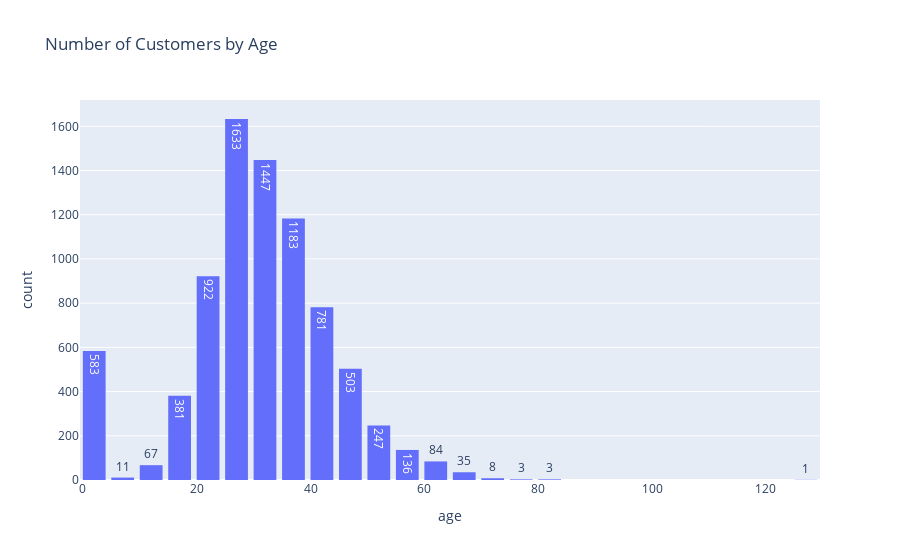

The cell this chart's notebook holds for it:
### Code cell
# customers by age
px.histogram(
    df_customers, 
    x='age', 
    title='Number of Customers by Age',
    nbins=30,
    text_auto=True
).update_layout(bargap=0.2)

### Figure 1 — Plotly figure (JSON) as saved in the notebook; plotly's stock layout.template omitted (floating-point values rounded to 4 significant figures; data arrays with more than 128 entries replaced by an {"elided": "..."} marker saying what was removed)
{"data": [{"bingroup": "x", "hovertemplate": "age=%{x}<br>count=%{y}<extra></extra>", "legendgroup": "", "marker": {"color": "#636efa", "pattern": {"shape": ""}}, "name": "", "nbinsx": 30, "orientation": "v", "showlegend": false, "texttemplate": "%{value}", "type": "histogram", "x": {"elided": "8028 int values"}, "xaxis": "x", "yaxis": "y"}], "layout": {"bargap": 0.2, "barmode": "relative", "legend": {"tracegroupgap": 0}, "title": {"text": "Number of Customers by Age"}, "xaxis": {"anchor": "y", "domain": [0, 1], "title": {"text": "age"}}, "yaxis": {"anchor": "x", "domain": [0, 1], "title": {"text": "count"}}}}
